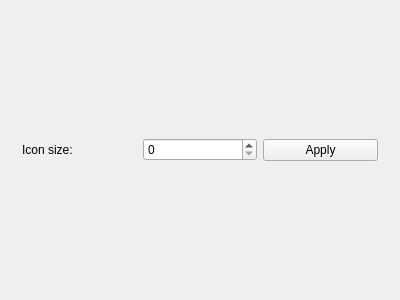
<?xml version="1.0" encoding="UTF-8"?>
<ui version="4.0">
 <class>DesktopWidget</class>
 <widget class="QWidget" name="DesktopWidget">
  <property name="geometry">
   <rect>
    <x>0</x>
    <y>0</y>
    <width>400</width>
    <height>300</height>
   </rect>
  </property>
  <property name="windowTitle">
   <string>DesktopWidget</string>
  </property>
  <layout class="QHBoxLayout" name="horizontalLayout">
   <item>
    <layout class="QVBoxLayout" name="verticalLayout">
     <item>
      <widget class="QWidget" name="horizontalWidget" native="true">
       <layout class="QHBoxLayout" name="menuHorizontalLayout">
        <item>
         <widget class="QLabel" name="label">
          <property name="text">
           <string>Icon size:</string>
          </property>
         </widget>
        </item>
        <item>
         <widget class="QSpinBox" name="spinBox"/>
        </item>
        <item>
         <widget class="QPushButton" name="applyButton">
          <property name="text">
           <string>Apply</string>
          </property>
         </widget>
        </item>
       </layout>
      </widget>
     </item>
    </layout>
   </item>
  </layout>
 </widget>
 <layoutdefault spacing="6" margin="11"/>
 <tabstops>
  <tabstop>spinBox</tabstop>
  <tabstop>applyButton</tabstop>
 </tabstops>
 <resources/>
 <connections/>
</ui>
